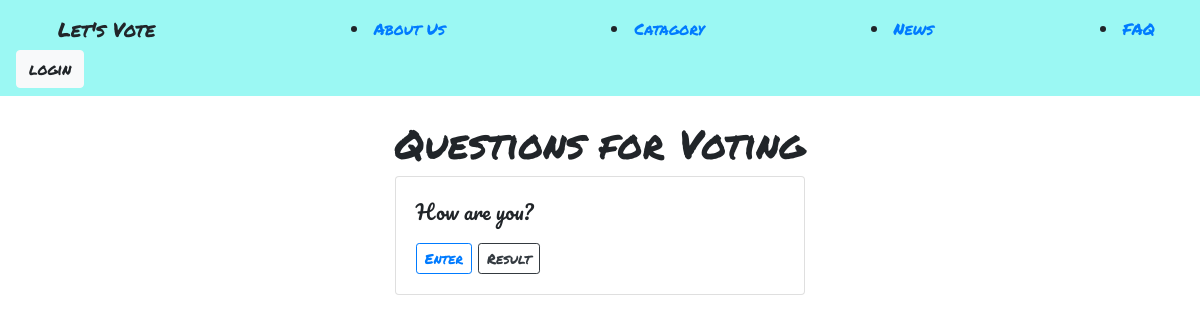
/polls/, run on an earlier commit of the app's database.
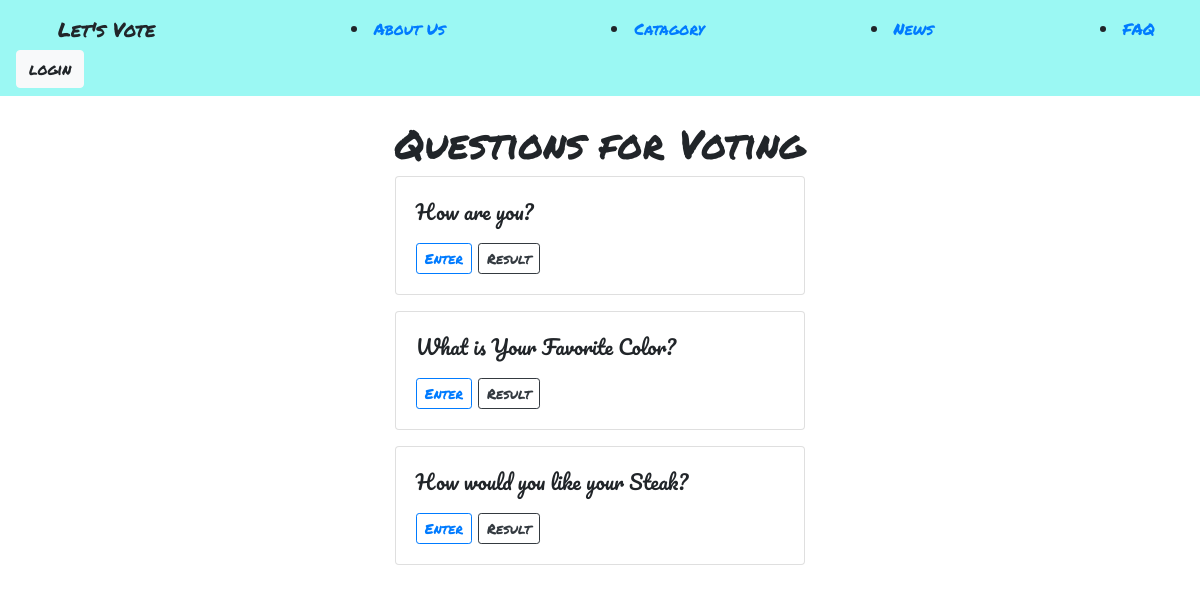
And on a later commit of the database.
### polls/models.py (models this page shows, shortened)
class Question(models.Model):
    question = models.CharField(max_length = 200)
    start_date = models.DateTimeField("Starts at ",default=timezone.now)

### polls/views.py (the view)
# urls.py: path('', views.index, name="index"),
def index(request):
    questions = Question.objects.order_by('start_date')[:3]
    context = {'questions': questions}
    return render(request, 'polls/index.html',context)

### templates/polls/index.html
{% extends 'base.html' %}
{% block content %}
    <h1>Questions for Voting</h1>
        {% for question in questions %}
            <div class="card mb-3">
                <div class="card-body">
                    <p class="lead">
                        {{question.question}}
                    </p>
                    <a href="{% url 'polls:detail' question.id %}" class="btn btn-outline-primary btn-sm">Enter</a>
                    <a href="{% url 'polls:results' question.id %}" class="btn btn-outline-dark btn-sm">Result</a>
                </div>
            </div>
        {% endfor %}
{% endblock %}

What changed in the data, as far as the page shows it:
added Question: question "What is Your Favorite Color?"
added Question: question "How would you like your Steak?"
